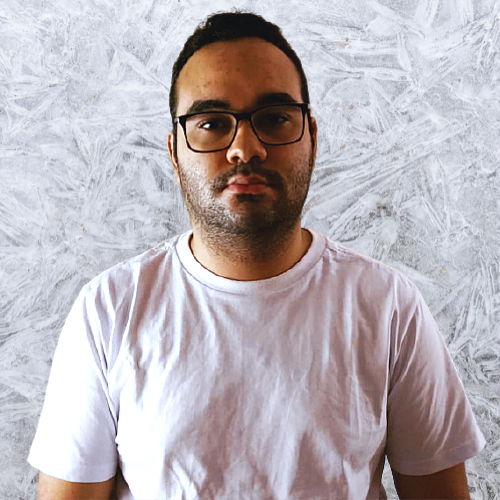
#> input picture A1 - Processamentos Iniciais/Alunos/Renato Matos Moura/imagem.jpg, 500 x 500 px
$ python Alterar_pra_rgb.py
#> lines starting #> are read from the running program, lines starting #| are printed output that depends on the picture
import numpy as np
import cv2
import matplotlib.pyplot as plt
from PIL import Image

img = cv2.imread('imagem.jpg')
#> img is the input picture: shape (500, 500, 3); mean B, G, R 183.6, 178.6, 185.6

(canalAzul, canalVerde, canalVermelho) = cv2.split(img)
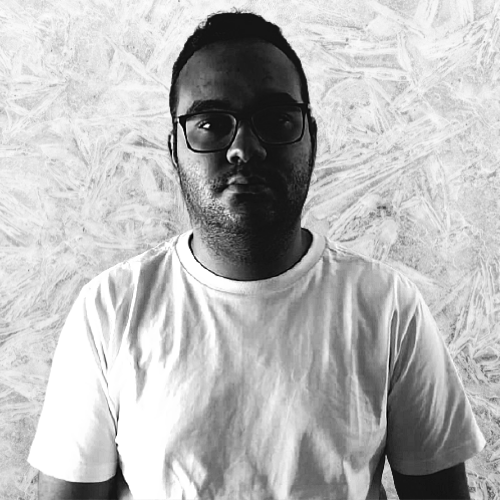
#> canalAzul: shape (500, 500); min 0, max 255, mean 183.6
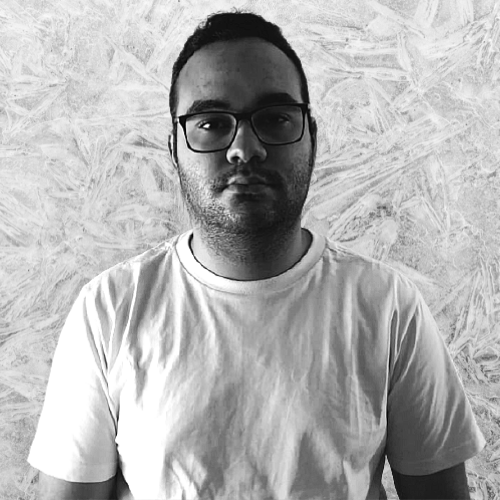
#> canalVerde: shape (500, 500); min 0, max 255, mean 178.6
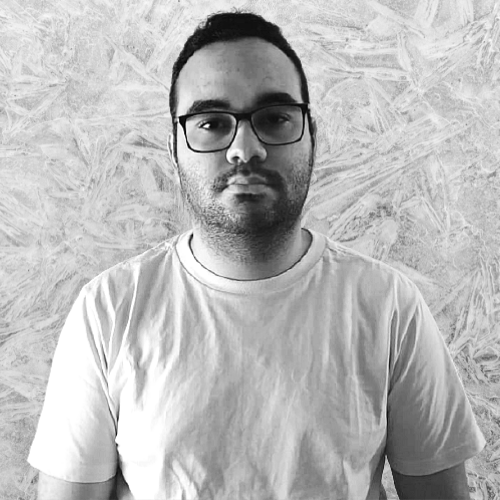
#> canalVermelho: shape (500, 500); min 0, max 255, mean 185.6

zeros = np.zeros(img.shape[:2], dtype = "uint8")

cv2.imshow("Vermelho", cv2.merge([zeros, zeros,canalVermelho]))
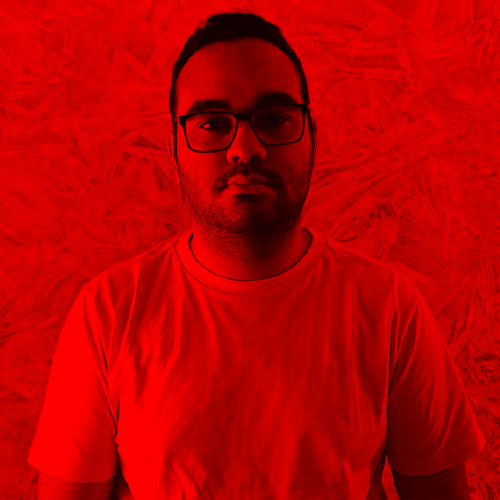
#> window 'Vermelho': shape (500, 500, 3); mean B, G, R 0, 0, 185.6

cv2.imshow("Verde", cv2.merge([zeros, canalVerde, zeros]))
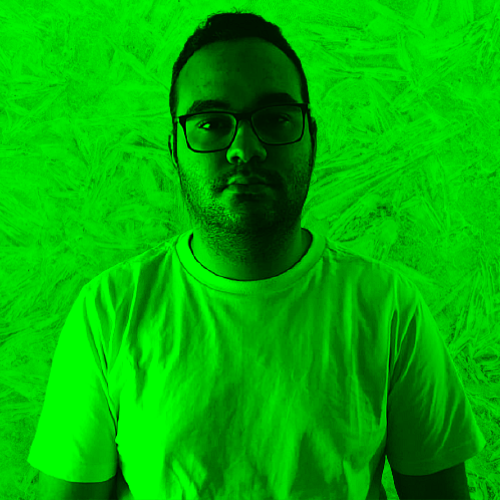
#> window 'Verde': shape (500, 500, 3); mean B, G, R 0, 178.6, 0

cv2.imshow("Azul", cv2.merge([canalAzul, zeros, zeros]))
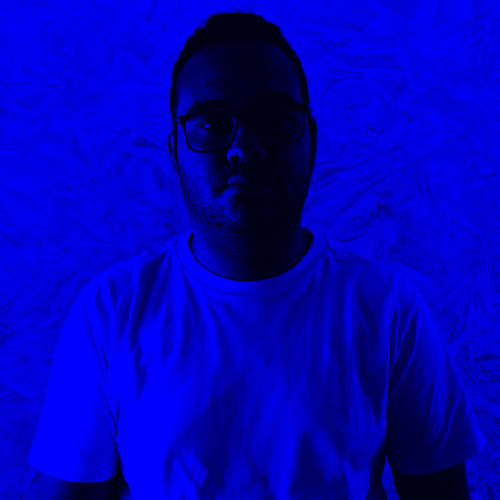
#> window 'Azul': shape (500, 500, 3); mean B, G, R 183.6, 0, 0

cv2.waitKey(0)
